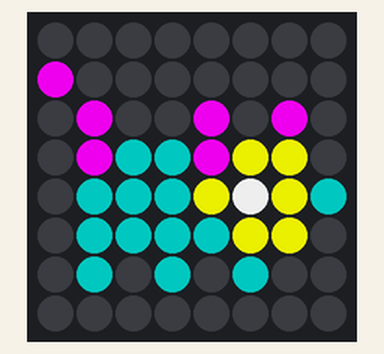
Recording of a program running on a simulated Raspberry Pi (BCM pin numbers) with a Sense HAT. On the bench: the Sense HAT's 8×8 RGB LED matrix. At 10.0 s the program stops and its outputs stay as they are.

Above: at 0.1 s.
At 0.6 s:
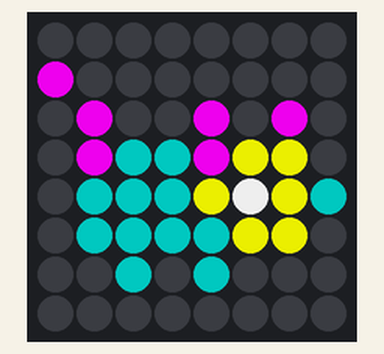

Measured:
- what the display in image 1 shows lasts 0.5 s, from 0.5 s to 1.0 s

The program:

pixel_pet.py
```python
from sense_hat import SenseHat
import time
sense = SenseHat()
p = (204, 0, 204)
g = (0, 102, 102)
w = (200, 200, 200)
y = (204, 204, 0)
e = (0, 0, 0)
pet1 = [
    e, e, e, e, e, e, e, e,
    p, e, e, e, e, e, e, e,
    e, p, e, e, p, e, p, e,
    e, p, g, g, p, y, y, e,
    e, g, g, g, y, w, y, g,
    e, g, g, g, g, y, y, e,
    e, g, e, g, e, g, e, e,
    e, e, e, e, e, e, e, e,
    ]

pet2 = [
    e, e, e, e, e, e, e, e,
    p, e, e, e, e, e, e, e,
    e, p, e, e, p, e, p, e,
    e, p, g, g, p, y, y, e,
    e, g, g, g, y, w, y, g,
    e, g, g, g, g, y, y, e,
    e, e, g, e, g, e, e, e,
    e, e, e, e, e, e, e, e,
    ]
def walking():
    for i in range(10):
        sense.set_pixels(pet1)
        time.sleep(0.5)
        sense.set_pixels(pet2)
        time.sleep(0.5)
walking()
```
